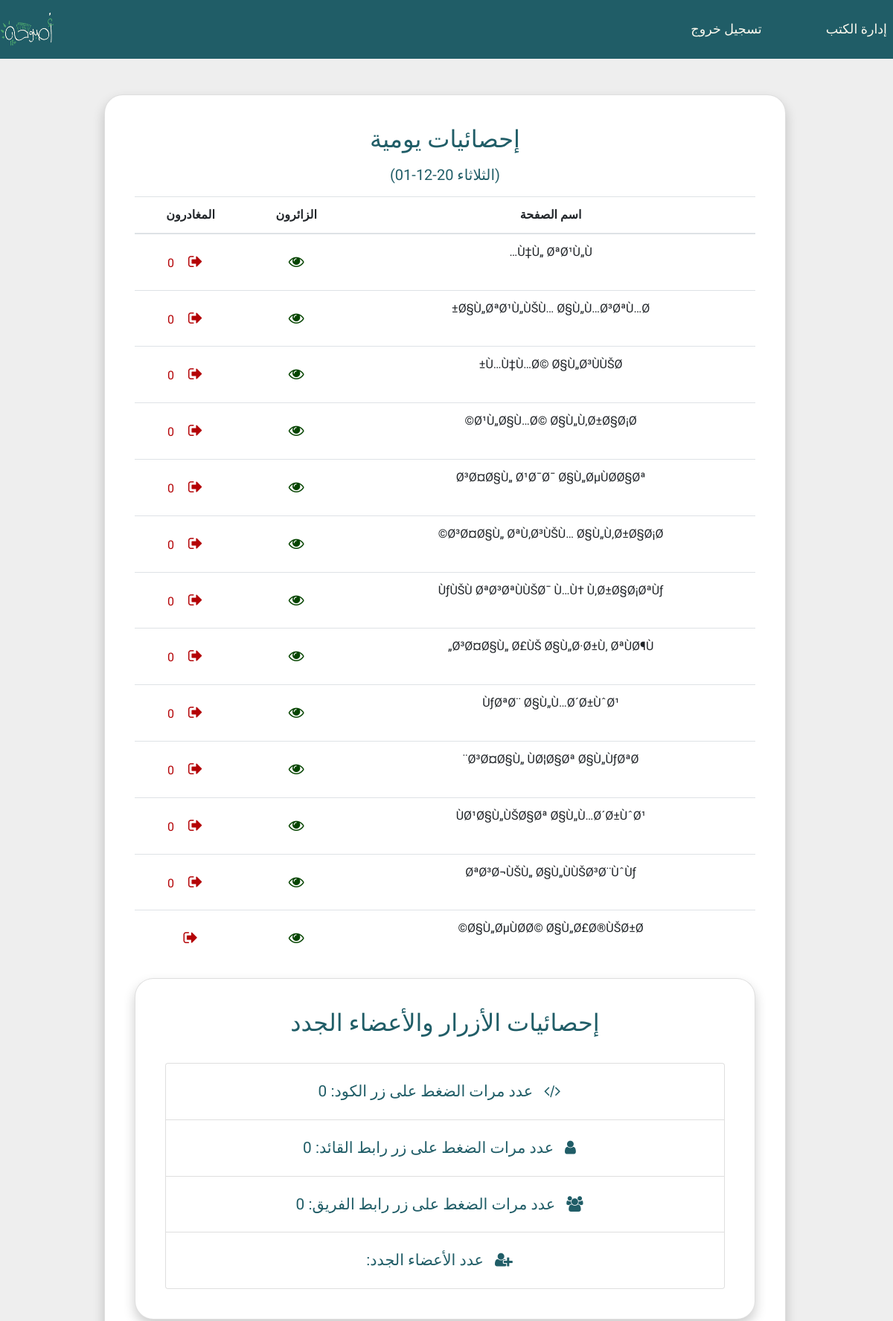
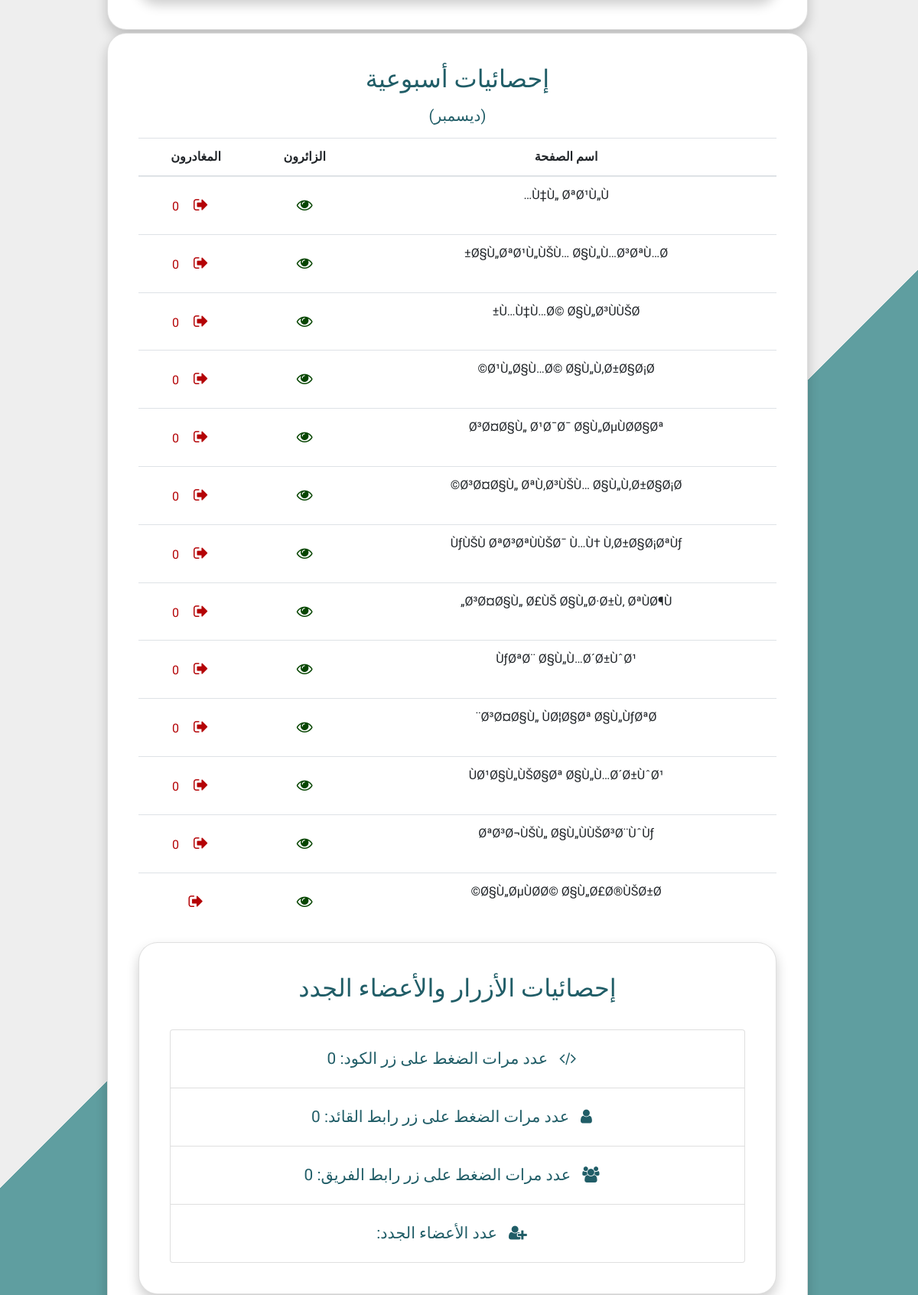
Screenshot of /index.php/statistics (upper part) with the database file from the repository (2 pictures, top to bottom).
### tables this page shows
CREATE TABLE `pages` (
  `id` int(11) NOT NULL,
  `title` varchar(255) NOT NULL,
  `viewers` int(11) NOT NULL
);

### application/controllers/Statistics.php (called while the page is built, shortened)
<?php
class Statistics extends CI_Controller {
	public
	function __construct() {
		$this->load->model( 'StatisticsModel' );
	}
	public
	function index() {
		$data[ 'title' ] = 'الإحصائيات';
		$this->load->view( 'management_book/templates/header', $data );
		$this->load->view( 'management_book/templates/navbar' );
		$this->load->view( 'management_book/statistics', $data );
		$this->load->view( 'management_book/templates/footer' );
	}
}
?>

### index.php (called while the page is built, shortened)
<?php
require_once BASEPATH.'core/CodeIgniter.php';

### application/models/StatisticsModel.php (called while the page is built, shortened)
<?php
class StatisticsModel extends CI_Model {
	public
	function selectPages() {
		$this->db->select( '*' );
		$this->db->from( 'pages' );
		$this->db->order_by('id', 'ASC');
		return $this->db->get();
	}
	public
	function selectStatisticsPerDay( $id ) {
		$this->db->select( 'visitors' );
		$this->db->from( 'statistics' );
		$where = 'page_id = "' . $id . '" AND date = DATE(CURDATE())';
		$this->db->where( $where );
		return $this->db->get();
	}
	public
	function selectStatisticsPerWeek( $id ) {
		$this->db->select( 'visitors' );
		$this->db->from( 'statistics' );
		$where = 'page_id = "' . $id . '" AND YEARWEEK(`date`, 6) = YEARWEEK( CURDATE(), 6)';
		$this->db->where( $where );
		return $this->db->get();
	}
	public
	function selectStatisticsPerMonth( $id ) {
		$this->db->select( 'visitors' );
		$this->db->from( 'statistics' );
		$where = 'page_id = "' . $id . '" AND YEAR( date ) = YEAR( CURDATE() )AND MONTH( date ) = MONTH( CURDATE() )';
		$this->db->where( $where );
		return $this->db->get();
	}
	public
	function get_data( $table_name, $col, $cond ) {
		$this->db->select( $col );
		$this->db->from( $table_name );
		$this->db->where( $cond );
		return $this->db->get();
	}
	public
	function get_sum_data( $table_name, $col, $cond ) {
		$this->db->select_sum( $col );
		$this->db->from( $table_name );
		$this->db->where( $cond );
		return $this->db->get();
	}
}
?>

### application/views/management_book/statistics.php (the view, shortened to what this page needs)
<link rel="stylesheet" href="https://cdnjs.cloudflare.com/ajax/libs/font-awesome/4.7.0/css/font-awesome.min.css">
<body>
	<?php
	$find = array( "Sat", "Sun", "Mon", "Tue", "Wed", "Thu", "Fri" );
	$replace = array( "السبت", "الأحد", "الإثنين", "الثلاثاء", "الأربعاء", "الخميس", "الجمعة" );
	$ar_day_format = date( 'D' );
	$ar_day = str_replace( $find, $replace, $ar_day_format );
	$months = array( "Jan" => "يناير", "Feb" => "فبراير", "Mar" => "مارس", "Apr" => "أبريل", "May" => "مايو", "Jun" => "يونيو", "Jul" => "يوليو", "Aug" => "أغسطس", "Sep" => "سبتمبر", "Oct" => "أكتوبر", "Nov" => "نوفمبر", "Dec" => "ديسمبر" );
	$your_date = date( 'y-m-d' );
	$en_month = date( "M", strtotime( $your_date ) );
	$ar_month = "";
	foreach ( $months as $en => $ar ) {
		if ( $en == $en_month ) {
			$ar_month = $ar;
		}
	}
	?>
	<div class="container-fluid px-1 py-5 mx-auto" dir="rtl">
		<div class="row d-flex justify-content-center">
			<div class="card b-0 mb-1 mr-1 col-md-9">
				<h2 class="title">إحصائيات يومية</h2>
				<h5 class="title">(<?php echo $ar_day." ".date('y-m-d'); ?>)</h5>
				<table class="table">
					<thead>
						<th class="th">اسم الصفحة</th>
						<th class="th">الزائرون</th>
						<th class="th">المغادرون</th>
					</thead>
					<tbody>
						<?php
						$ids = $this->StatisticsModel->selectPages();
						if ( $ids->num_rows() > 0 ) {
							foreach ( $ids->result() as $id ) {
								$page_id = $id->id;
								$query = $this->StatisticsModel->selectStatisticsPerDay( $page_id )->row();
								$viewers = $query->visitors;
								$query2 = $this->StatisticsModel->selectStatisticsPerDay( $page_id + 1 )->row();
								$query3 = $ids->last_row();
								if ( $page_id < $query3->id )
									$leavers = abs( $viewers - $query2->visitors );
								else
									$leavers = $viewers;
								?>
						<tr>
							<td>
								<?php echo $id->title;?>
							</td>
							<td class="viewers"><i class="fa fa-eye"></i>
							</td>
							<td class="leavers"><i class="fa fa-sign-out"></i>
								<?php echo $leavers;?>
							</td>
						</tr>
						<?php
						}
						}
						?>
					</tbody>
				</table>
				<div class="card">
					<h2 class="card-title"> إحصائيات الأزرار والأعضاء الجدد</h2>
					<?php
					$code_clicks = $this->StatisticsModel->get_data( 'buttons_statistics', 'code_button', 'code_button = 1 AND  date = DATE(CURDATE())' )->num_rows();
					$leader_link_clicks = $this->StatisticsModel->get_data( 'buttons_statistics', 'leader_link_button', 'leader_link_button = 1 AND  date = DATE(CURDATE())' )->num_rows();
					$team_link_clicks = $this->StatisticsModel->get_data( 'buttons_statistics', 'team_link_button', 'team_link_button = 1 AND  date = DATE(CURDATE())' )->num_rows();
					?>
					<ul class="list-group">
						<li class="list-group-item"><i class="fa fa-code"></i>عدد مرات الضغط على زر الكود:
							<?php echo $code_clicks; ?> </li>
						<li class="list-group-item"><i class="fa fa-user"></i>عدد مرات الضغط على زر رابط القائد:
							<?php echo $leader_link_clicks; ?> </li>
						<li class="list-group-item"><i class="fa fa-users"></i>عدد مرات الضغط على زر رابط الفريق:
							<?php echo $team_link_clicks; ?>
						</li>
						<li class="list-group-item"><i class="fa fa-user-plus"></i>عدد الأعضاء الجدد:
						</li>
					</ul>
				</div>
			</div>
			<div class="card b-0 mb-1 mr-1 col-md-9">
				<h2 class="title">إحصائيات أسبوعية</h2>
				<h5 class="title">(<?php echo $ar_month;?>)</h5>
				<table class="table">
					<thead>
						<th class="th">اسم الصفحة</th>
						<th class="th">الزائرون</th>
						<th class="th">المغادرون</th>
					</thead>
					<tbody>
						<?php
						$ids = $this->StatisticsModel->selectPages();
						if ( $ids->num_rows() > 0 ) {
							foreach ( $ids->result() as $id ) {
								$page_id = $id->id;
								$query = $this->StatisticsModel->selectStatisticsPerWeek( $page_id )->row();
								$viewers = $query->visitors;
								$query2 = $this->StatisticsModel->selectStatisticsPerWeek( $page_id + 1 )->row();
								$query3 = $ids->last_row();
								if ( $page_id < $query3->id )
									$leavers = abs( $viewers - $query2->visitors);
								else
									$leavers = $viewers;
								?>
						<tr>
							<td>
								<?php echo $id->title;?>
							</td>
							<td class="viewers"><i class="fa fa-eye"></i>
							</td>
							<td class="leavers"><i class="fa fa-sign-out"></i>
								<?php echo $leavers;?>
							</td>
						</tr>
						<?php
						}
						}
						?>
					</tbody>
				</table>
				<div class="card ">
					<h2 class="card-title">إحصائيات الأزرار والأعضاء الجدد</h2>
					<?php
					$code_clicks = $this->StatisticsModel->get_data( 'buttons_statistics', 'code_button', 'code_button = 1 AND YEARWEEK(`date`, 6) = YEARWEEK( CURDATE(), 6)' )->num_rows();
					$leader_link_clicks = $this->StatisticsModel->get_data( 'buttons_statistics', 'leader_link_button', 'leader_link_button = 1 AND YEARWEEK(`date`, 6) = YEARWEEK( CURDATE(), 6)' )->num_rows();
					$team_link_clicks = $this->StatisticsModel->get_data( 'buttons_statistics', 'team_link_button', 'team_link_button = 1 AND YEARWEEK(`date`, 6) = YEARWEEK( CURDATE(), 6)' )->num_rows();
					?>
					<ul class="list-group">
						<li class="list-group-item"><i class="fa fa-code"></i>عدد مرات الضغط على زر الكود:
							<?php echo $code_clicks; ?> </li>
						<li class="list-group-item"><i class="fa fa-user"></i>عدد مرات الضغط على زر رابط القائد:
							<?php echo $leader_link_clicks; ?> </li>
						<li class="list-group-item"><i class="fa fa-users"></i>عدد مرات الضغط على زر رابط الفريق:
							<?php echo $team_link_clicks; ?>
						</li>
						<li class="list-group-item"><i class="fa fa-user-plus"></i>عدد الأعضاء الجدد:
						</li>
					</ul>
				</div>
			</div>
		</div>
	</div>
</body>

### application/views/management_book/templates/header.php (shortened to what this page needs)
<!DOCTYPE html>
<html lang="ar">
<head>
    <link href='https://maxcdn.bootstrapcdn.com/bootstrap/4.3.1/css/bootstrap.min.css' rel='stylesheet'>
    <link href='https://cdnjs.cloudflare.com/ajax/libs/font-awesome/4.0.3/css/font-awesome.css' rel='stylesheet'>
    <link href="<?php echo base_url()?>assets/css/management_book.css" rel="stylesheet" />
</head>

### application/views/management_book/templates/navbar.php (shortened to what this page needs)
<body>
	<nav class="navbar navbar-expand-lg navbar-light" dir="ltr" style="font-family: 'Tajawal', sans-serif;font-size:1.1em">
		<a class="navbar-brand" href="#">
            <img src="<?php echo base_url()?>assets/img/logo_2.png" height="45">
        </a>
		<div class="collapse navbar-collapse" id="navbarNavAltMarkup" dir="rtl">
			<div class="navbar-nav">
				<li>
					<a style="color:#FCFAEF;" class="nav-item nav-link activ" href="<?php echo base_url()?>management_book/index">إدارة الكتب</a>
				</li>
				<li>
					<a style="color:#FCFAEF;" class="nav-item nav-link logout" href="<?php echo base_url()?>login/logout">تسجيل خروج</a>
				</li>
			</div>
		</div>
	</nav>

### application/views/management_book/templates/footer.php (shortened to what this page needs)
</html>

### assets/css/management_book.css (style rules this page uses)
body { color: #000; overflow-x: hidden; width: 100%; background: linear-gradient(-45deg, #5F9EA0 50%, #EEEEEE 50%); background-repeat: no-repeat }
.navbar { background-color: #205d67; padding: 1% 0; font-size: 1.2em; font-family: 'Harmattan', sans-serif; }
.navbar-brand img { width: 70%; }
.navbar-nav li a { text-align: right; float: right; }
h3,h5,p { text-align: right; }
.card { background-color: #FFF; border-radius: 25px; box-shadow: 0 8px 16px 0 rgba(0, 0, 0, 0.2); padding: 40px; z-index: 0 }
.fa { padding: 15px; font-size: 25px; color:#FCFAEF ; text-decoration: none; }

### application/views/management_book/templates/header.php (style rules this page uses)
html,body { font-family: 'Tajawal', sans-serif; color: #205D67; }

### application/views/management_book/templates/navbar.php (style rules this page uses)
.logout { margin-right: 70px; }

### application/views/management_book/statistics.php (style rules this page uses)
.card { text-align: center; }
.card ul { display: inline-block; margin: 0; padding: 0; zoom: 1; *display: inline; text-align: center; list-style: none; margin-top: 3%; }
.fa, .list-group-item { font-size: 1.3rem; }
.viewers, .fa-eye, .viewers:hover, .fa-eye:hover { color: #064500; }
.leavers, .fa-sign-out, .leavers:hover, .fa-sign-out:hover { color: #B40306; }
.title { margin-bottom: 2%; text-align: center; }
.fa-code, .fa-user, .fa-users, .fa-user-plus, .fa-user-tie, .fa-code:hover, .fa-user:hover, .fa-users:hover, .fa-user-plus:hover, .fa-user-tie:hover { color: #205d67; }

### rows the page displays
pages: title "Ù‡Ù„ ØªØ¹Ù„Ù…", leavers "0"
pages: title "Ø§Ù„ØªØ¹Ù„ÙŠÙ… Ø§Ù„Ù…Ø³ØªÙ…Ø±", leavers "0"
pages: title "Ù…Ù‡Ù…Ø© Ø§Ù„Ø³ÙÙŠØ±", leavers "0"
pages: title "Ø¹Ù„Ø§Ù…Ø© Ø§Ù„Ù‚Ø±Ø§Ø¡Ø©", leavers "0"
pages: title "Ø³Ø¤Ø§Ù„ Ø¹Ø¯Ø¯ Ø§Ù„ØµÙØ­Ø§Øª", leavers "0"
pages: title "Ø³Ø¤Ø§Ù„ ØªÙ‚Ø³ÙŠÙ… Ø§Ù„Ù‚Ø±Ø§Ø¡Ø©", leavers "0"
pages: title "ÙƒÙŠÙ ØªØ³ØªÙÙŠØ¯ Ù…Ù† Ù‚Ø±Ø§Ø¡ØªÙƒ", leavers "0"
pages: title "Ø³Ø¤Ø§Ù„ Ø£ÙŠ Ø§Ù„Ø·Ø±Ù‚ ØªÙØ¶Ù„", leavers "0"
pages: title "ÙƒØªØ¨ Ø§Ù„Ù…Ø´Ø±ÙˆØ¹", leavers "0"
pages: title "Ø³Ø¤Ø§Ù„ ÙØ¦Ø§Øª Ø§Ù„ÙƒØªØ¨", leavers "0"
pages: title "ÙØ¹Ø§Ù„ÙŠØ§Øª Ø§Ù„Ù…Ø´Ø±ÙˆØ¹", leavers "0"
pages: title "ØªØ³Ø¬ÙŠÙ„ Ø§Ù„ÙÙŠØ³Ø¨ÙˆÙƒ", leavers "0"
pages: title "Ø§Ù„ØµÙØ­Ø© Ø§Ù„Ø£Ø®ÙŠØ±Ø©"

### other values shown
$ar_day "الثلاثاء"
$code_clicks "0"
$leader_link_clicks "0"
$team_link_clicks "0"
$ar_month "ديسمبر"
